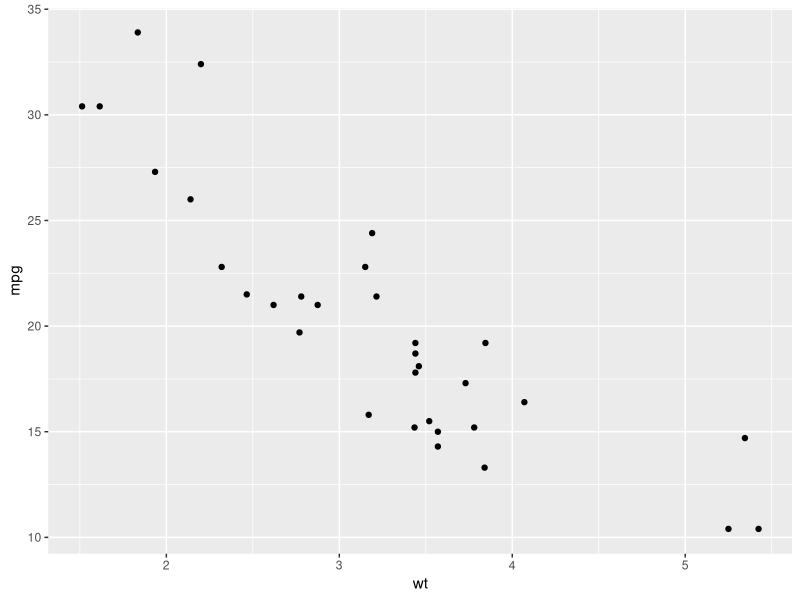
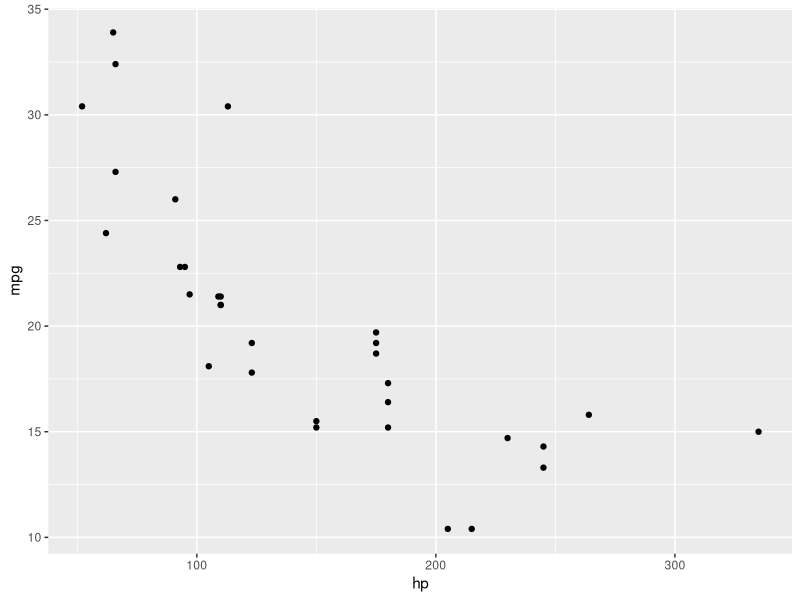
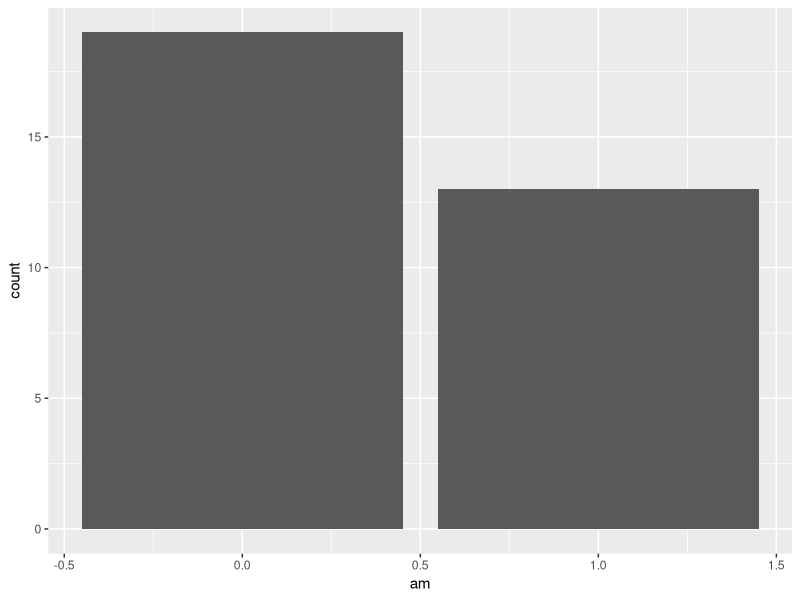
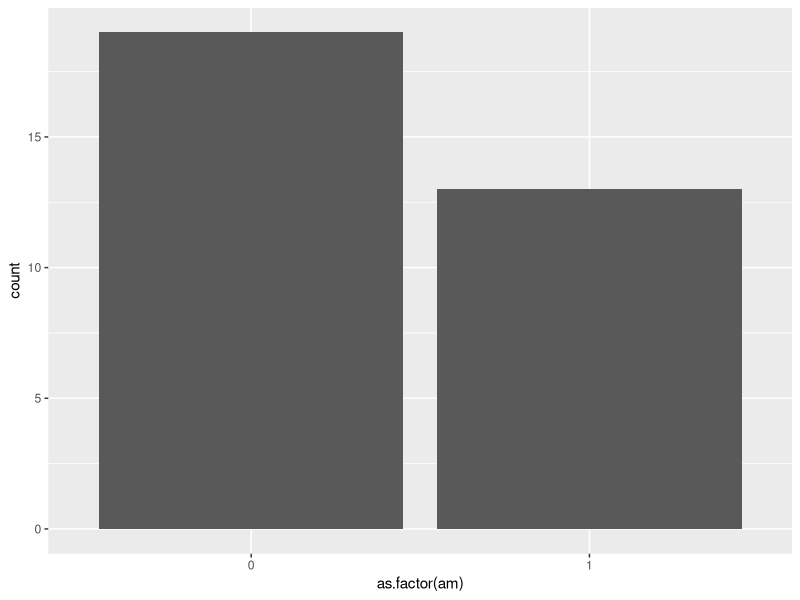
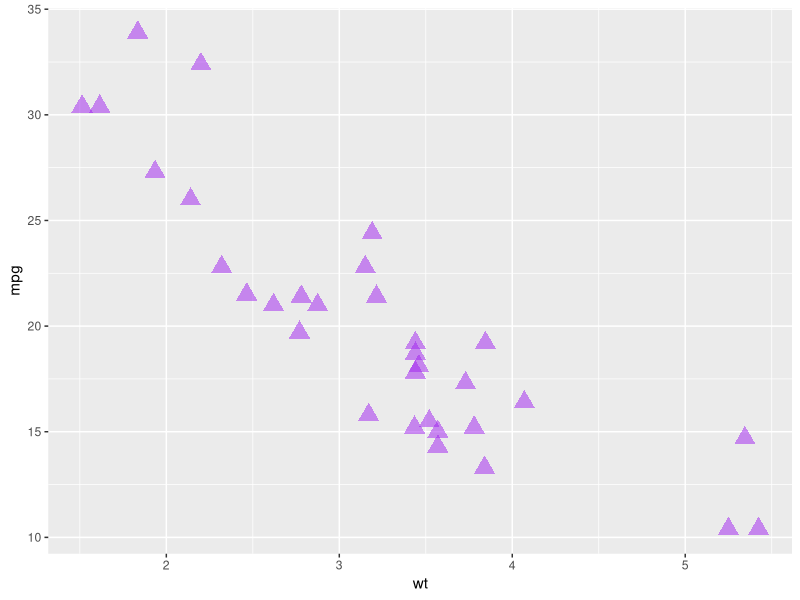
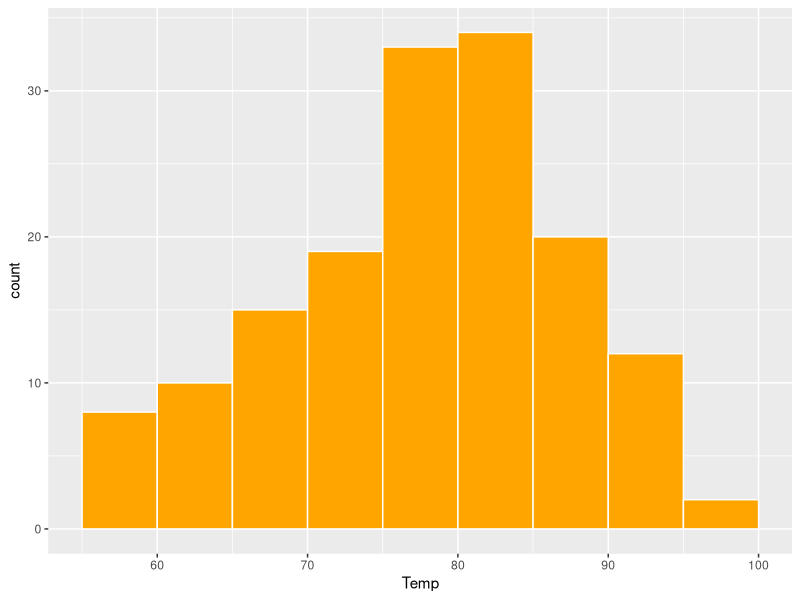
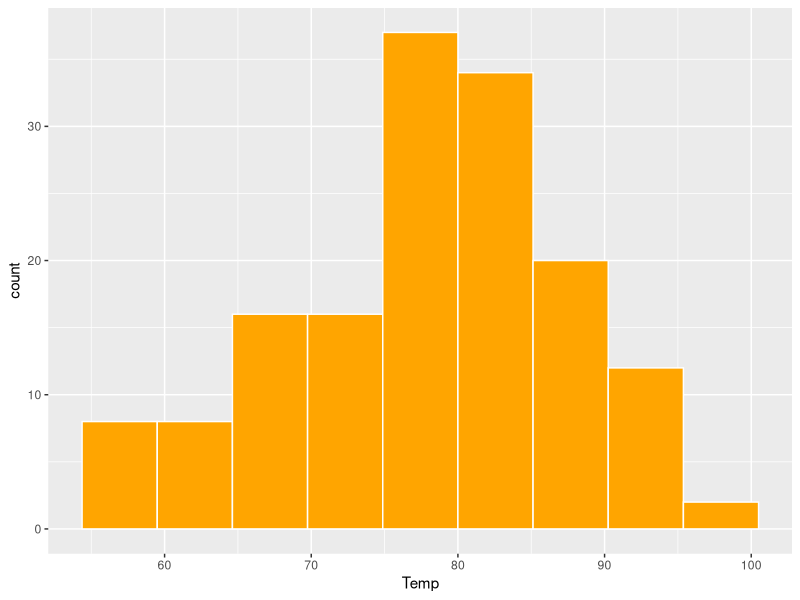
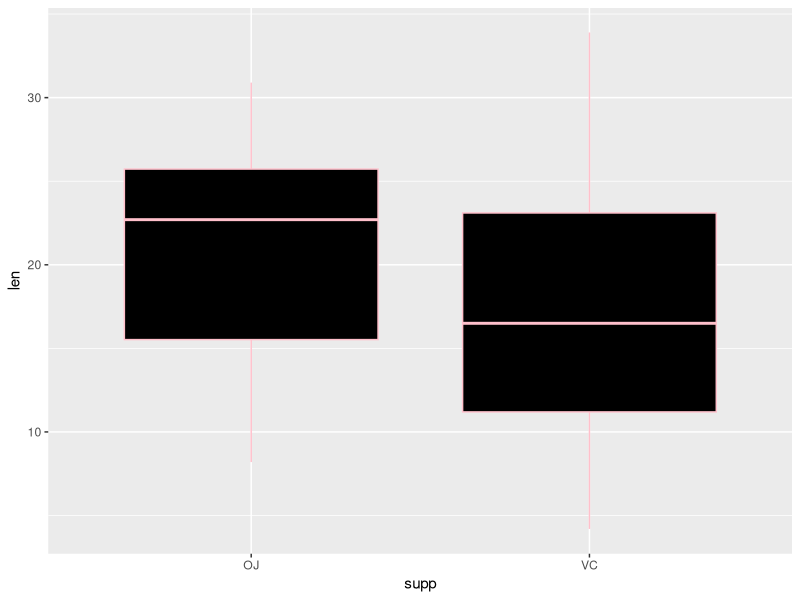

Generate these figures, in order, with R: (Note: this script raises an error after producing the figures.)
# Code for Notes 4

library(ggplot2)

ggplot(data = mtcars) +
  geom_point(aes(x = wt,
                 y = mpg))


# Practice

ggplot(data = mtcars) +
  geom_point(aes(x = hp,
                 y = mpg))

ggplot(data = mtcars) +
  geom_bar(aes(x = am))

# We can use as.factor() to tell R to treat the am variable as categorical
# (before this it was treating it as quantitative)

ggplot(data = mtcars) +
  geom_bar(aes(x = as.factor(am)))


# Scatterplots

# Practice: Take the scatterplot we made above and see if you can 
#  - make the points purple,
#  - bigger than they were before, 
#  - slightly transparent, 
#  - and triangles instead of circles.

ggplot(data = mtcars) +
  geom_point(aes(x = wt,
                 y = mpg),
             color = "purple",
             size = 5,
             alpha = 0.5,
             shape = 17)



# Histograms

ggplot(data = airquality) +
  geom_histogram(aes(x = Temp),
                 binwidth = 5,
                 fill = "orange",
                 color = "white",
                 boundary = 80)

ggplot(data = airquality) +
  geom_histogram(aes(x = Temp),
                 bins = 9,
                 fill = "orange",
                 color = "white",
                 boundary = 80)



# Boxplots

# Example using ToothGrowth

ggplot(data = ToothGrowth) +
  geom_boxplot(aes(x = supp, 
                   y = len),
               fill = "black",
               color = "pink")



# Option 1 - Raw data

ggplot(data = dataset_name) +
  geom_bar(aes(x = cat_var))

# Option 2 - Summarized data

ggplot(data = dataset_name) +
  geom_col(aes(x = cat_var, 
               y = count_var))

# Example using diamonds data frame (raw or summarized?)

ggplot(data = diamonds) +
  geom_bar(aes(x = cut, 
               fill = cut),
           color = "black")
